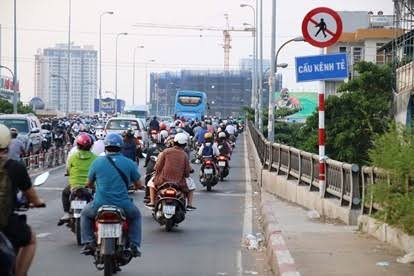
#> input picture images.jpg, 414 x 276 px
$ python -i image_service.py   (imports and definitions only)
#> lines starting #> are read from the running program, lines starting #| are printed output that depends on the picture
#> further down, picture is the input picture: shape (276, 414, 3); mean B, G, R 142.7, 141.3, 140.5
"""Dịch vụ xử lý ảnh: validation, tiền xử lý và vẽ bounding box (IMAGE_PROCESSING.md)."""

from __future__ import annotations

import base64
import collections
import logging
import time
from typing import Any

import cv2
import numpy as np

from app.core.config import get_settings
from app.core.errors import (
    FileTooLargeError,
    InvalidImageError,
    UnsupportedMediaTypeError,
)

logger = logging.getLogger(__name__)

# BGR colors for sign groups
GROUP_COLORS_BGR: dict[str, tuple[int, int, int]] = {
    "Biển cấm": (46, 16, 200),  # Đỏ (#C8102E)
    "Biển nguy hiểm và cảnh báo": (5, 183, 242),  # Vàng (#F2B705)
    "Biển hiệu lệnh": (173, 92, 11),  # Xanh dương (#0B5CAD)
    "Biển chỉ dẫn": (138, 58, 30),  # Xanh thẫm (#1E3A8A)
}
DEFAULT_COLOR_BGR = (91, 82, 82)  # Xám cho unknown


class ImageCache:
    """Bộ nhớ đệm tạm thời cho ảnh annotated (TTL & dung lượng giới hạn trong RAM)."""

    # [25 lines left out: functions __init__, set, get, _evict_expired, not called in this run]


# Khởi tạo singleton cache
# [4 lines that did not run here, left out]


class ImageService:
    # [41 lines left out: function validate_and_decode, not called in this run]

    @staticmethod
    def apply_clahe(image: np.ndarray) -> np.ndarray:
        """Thực hiện cân bằng sáng CLAHE trên kênh Luminance (IMAGE_PROCESSING §4.3)."""
        lab = cv2.cvtColor(image, cv2.COLOR_BGR2LAB)
#> lab: shape (276, 414, 3); mean of channels 0, 1, 2 147.3, 128.7, 127.6
        l_chan, a_chan, b_chan = cv2.split(lab)
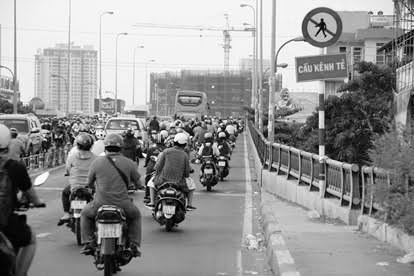
#> l_chan: shape (276, 414); min 0, max 255, mean 147.3
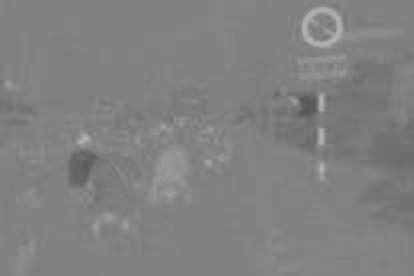
#> a_chan: shape (276, 414); min 86, max 182, mean 128.7
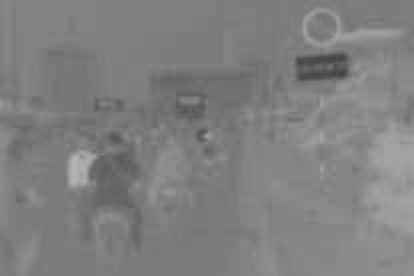
#> b_chan: shape (276, 414); min 66, max 183, mean 127.6
        clahe = cv2.createCLAHE(clipLimit=2.0, tileGridSize=(8, 8))
        cl = clahe.apply(l_chan)
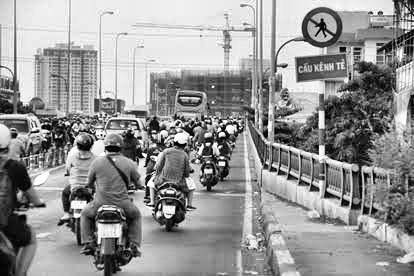
#> cl: shape (276, 414); min 0, max 255, mean 149.6
        limg = cv2.merge((cl, a_chan, b_chan))
#> limg: shape (276, 414, 3); mean of channels 0, 1, 2 149.6, 128.7, 127.6
        return cv2.cvtColor(limg, cv2.COLOR_LAB2BGR)
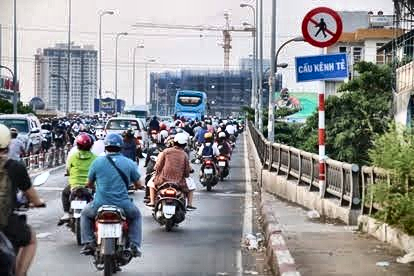
#> returned value: shape (276, 414, 3); mean B, G, R 144.9, 143.8, 143

    # [58 lines left out: functions annotate_image, to_base64_data_uri, not called in this run]

>>> import cv2
>>> picture = cv2.imread('../../../images.jpg')
>>> result = ImageService().apply_clahe(picture)
